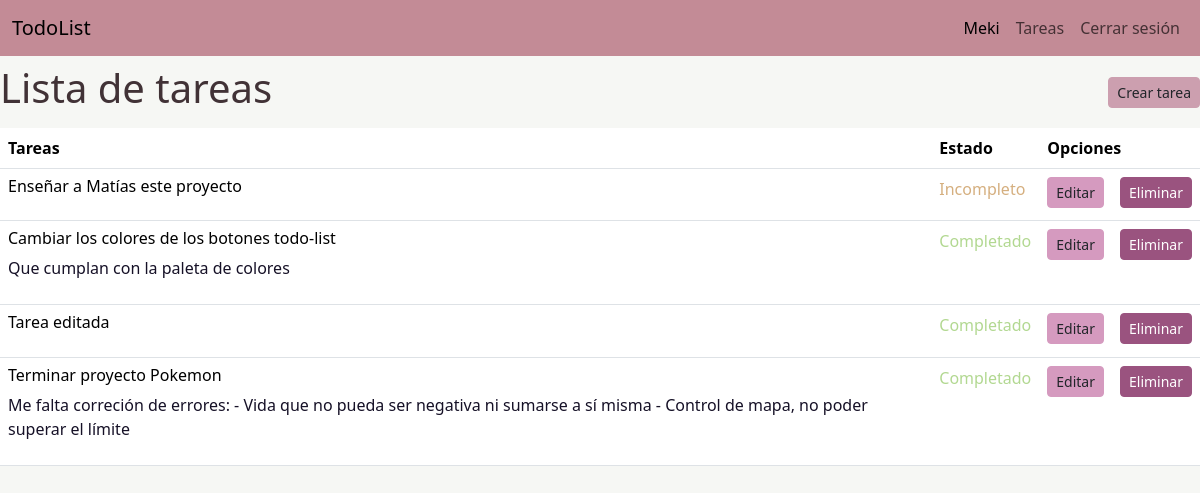
The app's page /todo/list (signed in) with its own data.
### todor/models.py (models this page shows, shortened)
class User(db.Model):
    id = db.Column(db.Integer, primary_key = True)
    username = db.Column(db.String(20), unique = True, nullable = False)
    password = db.Column(db.Text, nullable = False)

class Todo(db.Model):
    id = db.Column(db.Integer, primary_key = True)
    created_by = db.Column(db.Integer, db.ForeignKey('user.id'), nullable = False)
    title = db.Column(db.String(100), nullable = False)
    desc = db.Column(db.Text)
    state = db.Column(db.Boolean, default = False)

### todor/todo.py (the view)
@bp.route('/list')
@login_required
def index():
    todos = Todo.query.all()
    return render_template('todo/index.html', todos = todos)

### todor/auth.py (called while the page is built)
@bp.before_app_request
def load_logged_in_user():
    user_id = session.get('user_id')
    if user_id is None:
        g.user = None
    else:
        g.user = User.query.get_or_404(user_id)

def login_required(view):
    @functools.wraps(view)
    def wrapped_view(**kwargs):
        if g.user is None:
            return redirect(url_for('auth.login'))
        return view(**kwargs)
    return wrapped_view

### todor/templates/todo/index.html
{% extends 'base.html'%}
{% block content %}
<section class="container-fuid">
    <nav class="navbar">
        <h1>{% block title %}Lista de tareas{% endblock %}</h1>
        <a href="{{ url_for('todo.create')}}" class="btn btn-sm" style="background-color: #cc9faf; border-color: #cc9faf">Crear tarea</a>
    </nav>
    <table class="table">
        <thead>
            <tr>
                <th class="col">Tareas</th>
                <th class="col">Estado</th>
                <th class="col" colspan="2">Opciones</th>
            </tr>
        </thead>
        <tbody>
            {% for todo in todos | reverse %}
            {% if g.user.id == todo.created_by %}
            <tr>
                <td>
                    <h6>{{todo.title}}</h6>
                    <p>{{todo.desc}}</p>
                </td>
                <td>
                    {% if todo.state == false %}
                    <span style="color: #d5af7f">Incompleto</span>
                    {% else %}
                    <span style="color: #b2d891">Completado</span>
                    {% endif %}
                </td>
                <td>
                    <a href="{{ url_for('todo.update', id = todo.id)}}" class="btn btn-sm" style="background-color: #d59abf; border-color: #d59abf">
                      Editar
                    </a>
                </td>
                <td>
                    <a href="{{ url_for('todo.delete', id = todo.id)}}" class="btn btn-sm" style="color: #FFFF; background-color: #9a537f; border-color: #9a537f">
                      Eliminar
                    </a>
                </td>
            </tr>
            {% endif%}
            {% endfor %}
        </tbody>
    </table>
</section>
{% endblock %}

### todor/templates/base.html (shortened to what this page needs)
<!DOCTYPE html>
<html lang="en" data-bs-theme="light">
<head>
  <link href="https://cdn.jsdelivr.net/npm/bootstrap@5.3.3/dist/css/bootstrap.min.css" rel="stylesheet"
>
  <link rel="stylesheet" href="{{ url_for('static', filename='css/style.css') }}">
</head>
<body style="background-color:#F6F7F4">
  <nav class="navbar navbar-expand-sm" style="background-color: #C38B96;">
  <div class="container-fluid">
    <a class="navbar-brand" href="{{ url_for('index') }}" style="font-color: #161127">TodoList</a>
    <div class="collapse navbar-collapse justify-content-end" id="navbarNav">
      <ul class="navbar-nav">
        {% if g.user %}
        <li class="nav-item">
          <span class="nav-link active"> {{g.user.username}} </span>
        </li>
        <li class="nav-item">
          <a class="nav-link" href="{{ url_for('todo.index') }}">Tareas</a>
        </li>
        <li class="nav-item">
          <a class="nav-link" href="{{ url_for('auth.logout') }}">Cerrar sesión</a>
        </li>
        {% endif %}
      </ul>
    </div>
  </div>
</nav>
  {% block content %}
  {% endblock %}
</body>
</html>

### todor/static/css/style.css (style rules this page uses)
h1 { color: #413236; align: center; }
p { color: #161127; }

### records on screen
User: user.username "Meki"
Todo: title "Enseñar a Matías este proyecto", state "Incompleto"
Todo: title "Cambiar los colores de los botones todo-list", desc "Que cumplan con la paleta de colores", state "Completado"
Todo: title "Tarea editada", state "Completado"
Todo: title "Terminar proyecto Pokemon", desc "Me falta correción de errores: - Vida que no pueda ser negativa ni sumarse a sí misma - Control de mapa, no poder superar el límite", state "Completado"
